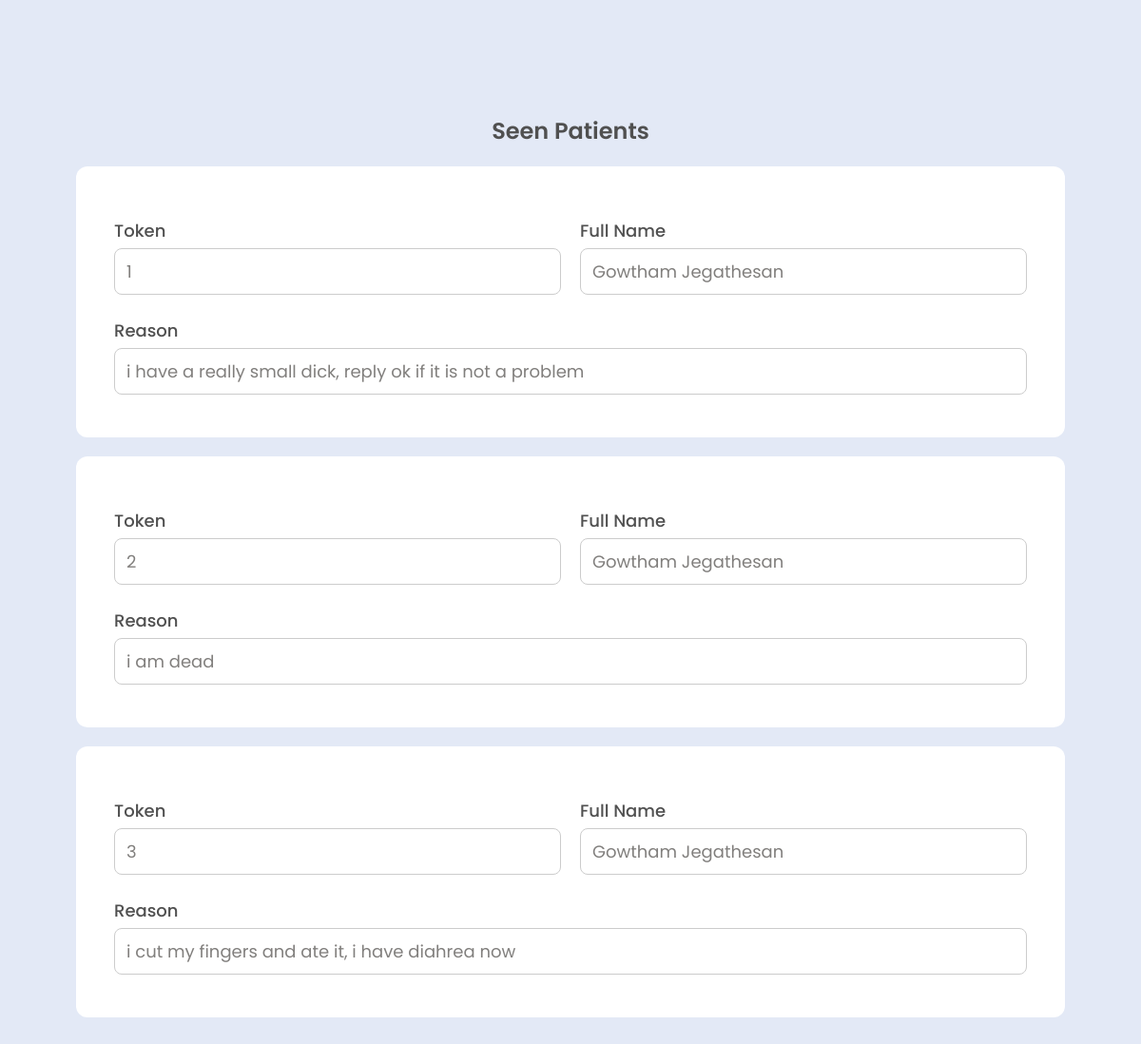
Page /queue on the earlier database version.
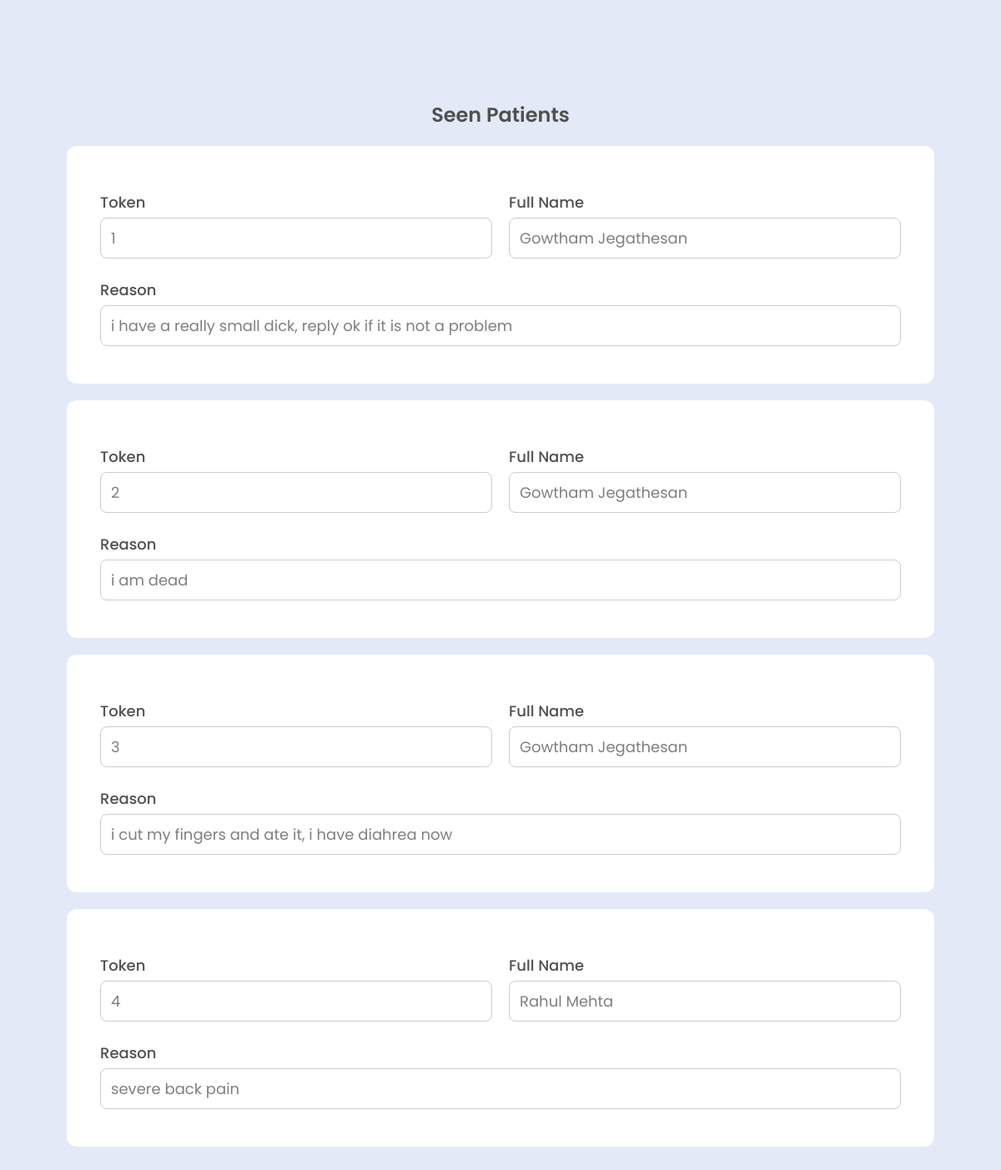
Same page on the later database version.
### tables this page shows
CREATE TABLE patients (
                id INTEGER PRIMARY KEY AUTOINCREMENT,
                name TEXT NOT NULL,
                dob TEXT NOT NULL,
                age INTEGER NOT NULL,  -- Optional, can be calculated from dob
                email TEXT NULL,
                mobile TEXT NOT NULL,
                gender TEXT NOT NULL,
                blood_group TEXT NOT NULL,
                aadhar_number TEXT NOT NULL,
                reason TEXT NOT NULL,
                questions TEXT,            -- Optional, if you want to store questionnaire
                answers TEXT,              -- Optional, if you want to store answers
                token INTEGER,             -- Auto-assigned token number for queueing
                time TEXT DEFAULT CURRENT_TIMESTAMP,
                seen INTEGER DEFAULT 0,
                doctor_notes TEXT DEFAULT ''
            );

### app.py (the view)
@app.route('/queue')
def queue_page():
    db = get_db()
    cursor = db.cursor()
    queue = cursor.execute("SELECT * FROM patients WHERE seen=0 ORDER BY token ASC").fetchall()
    seen = cursor.execute("SELECT * FROM patients WHERE seen=1 ORDER BY token ASC").fetchall()
    return render_template('queue.html', queue=queue, seen=seen)

### app.py (called while the page is built)
def get_db():
    db = getattr(g, '_database', None)
    if db is None:
        db = g._database = sqlite3.connect(DATABASE)
        db.row_factory = sqlite3.Row
    return db

@app.teardown_appcontext
def close_connection(exception):
    db = getattr(g, '_database', None)
    if db is not None:
        db.close()

### templates/queue.html (shortened to what this page needs)
<!DOCTYPE html>
<html lang="en">
<head>
    <link rel="stylesheet" href="{{ url_for('static', filename="css/styles.css")}}">
</head>
<body>
        <div class="doctor-head margin-up margin-bottom">
            {% if seen|length > 0 %}<span style="margin-top: 20px;">Seen Patients</span>{% endif %}
            {% for patient in seen %}
            <div class="queuecontainer">
                <div class="form-row">
                    <div class="form-group">
                        <label for="token-{{ patient.token }}">Token</label>
                        <input type="text" id="token-{{ patient.token }}" name="token" value="{{ patient.token }}" disabled>
                    </div>
                    <div class="form-group">
                        <label for="name-{{ patient.token }}">Full Name</label>
                        <input type="text" id="name-{{ patient.token }}" name="name" value="{{ patient.name }}" disabled>
                    </div>
                </div>
                <div class="form-row">
                    <div class="form-group">
                        <label for="reason-{{ patient.token }}">Reason</label>
                        <input type="text" id="reason-{{ patient.token }}" name="reason" value="{{ patient.reason }}" disabled>
                    </div>
                </div>
            </div>
        {% endfor %}
        </div>
</body>
</html>

### static/css/styles.css (style rules this page uses)
* { padding: 0; margin: 0; font-family: "Poppins", sans-serif; font-size: 18px; color: #817F7D; }
body { background-color: #E3E9F6; }
input { all: unset; }
.queuecontainer { place-self: center; align-self: center; margin-top: 20px; background: white; padding: 30px 40px; border-radius: 12px; max-width: 1000px; width: 80%; }
.form-row { margin-top: 24px; display: flex; gap: 20px; margin-bottom: 15px; flex-wrap: wrap; }
.form-group { flex: 1; display: flex; flex-direction: column; }
.form-group label { margin-bottom: 5px; font-weight: 500; color: #505050; }
.form-group input { padding: 10px 12px; font-size: 18px; border: 1px solid #ccc; border-radius: 8px; color: #817F7D; }
.doctor-head { display: flex; flex-direction: column; justify-content: center; align-items: center; width: 100%; }
.doctor-head span { font-size: 24px; font-weight: 600; color: #505050; }
.margin-bottom { margin-bottom: 100px; }
.margin-up { margin-top: 100px; }

Differences in the rows shown:
added patients: token "4", name "Rahul Mehta", reason "severe back pain"
